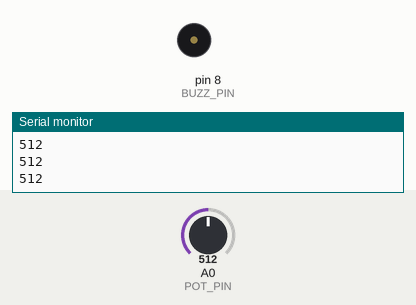
Simulated run of this sketch. Board: Arduino Uno, built with avr-gcc and run on an emulated ATmega328P. Parts: buzzer (waves = sounding, pin HIGH), the last lines printed to the serial monitor. The inputs (shaded band) are chosen by the test bench; at power-on: A0 (POT_PIN) = 512.

Above: at 1.2 s.
1.3 s: A0 (POT_PIN) set to 983
2.8 s: A0 (POT_PIN) set to 1015
At 4.0 s:
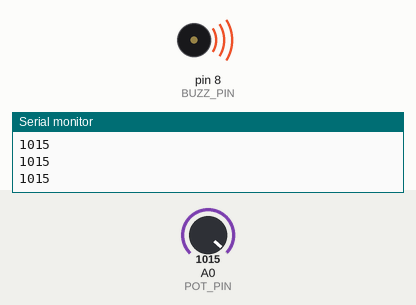
4.3 s: A0 (POT_PIN) set to 990
At 5.2 s:
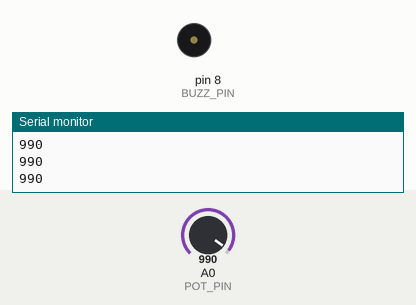
5.8 s: A0 (POT_PIN) set to 1010
At 6.5 s:
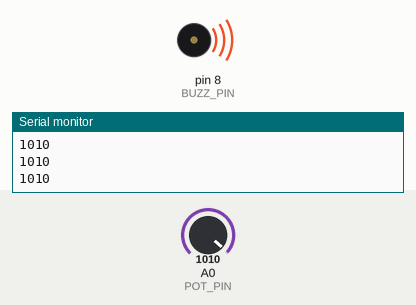
Timing chart, 0 to 8.3 s (numbered marks = the images above; inputs shaded):
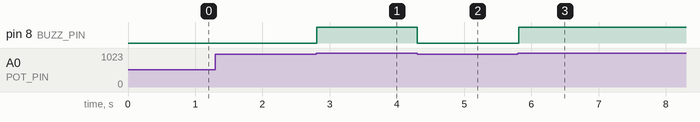

Measured:
- the behaviour switches between 1000 and 1001 on A0 (POT_PIN) (found by bisection; images 0 and 1)
- after the input at 2.8 s, pin 8 (BUZZ_PIN): LOW → HIGH at once
- after the input at 4.3 s, pin 8 (BUZZ_PIN): HIGH → LOW at once
- after the input at 5.8 s, pin 8 (BUZZ_PIN): LOW → HIGH at once

The sketch:

active_buzzer.ino
```cpp
#define POT_PIN A0
#define BUZZ_PIN 8
int potValue=0;

void setup() {
  // put your setup code here, to run once:
  Serial.begin(9600);
  pinMode(POT_PIN, INPUT);
  pinMode(BUZZ_PIN, OUTPUT);
}

void loop() {
  // put your main code here, to run repeatedly:
  potValue=analogRead(POT_PIN);
  Serial.println(potValue);
  if (potValue>1000) {
    digitalWrite(BUZZ_PIN, HIGH);
  } else {
    digitalWrite(BUZZ_PIN, LOW);
  }
}
```
